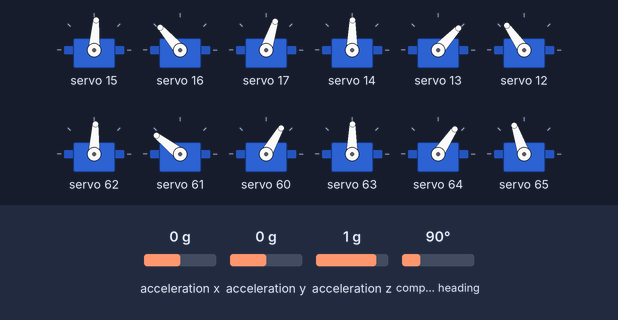
The program below on a simulated ESP32-S3. On the bench: 12 × servo. Inputs (shaded band) come from the test bench; at power-on: acceleration x 0 g, acceleration z 1 g, acceleration y 0 g, compass heading 90°. No radio packets arrive unless stated; what the program prints to the serial monitor is not drawn.

Above: at 2.2 s.
2.3 s: acceleration x set to -1.4 g
At 3.54 s:
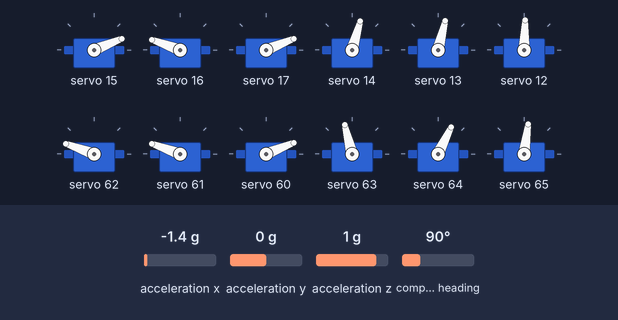
5.3 s: acceleration z set to -1.4 g
At 6.2 s:
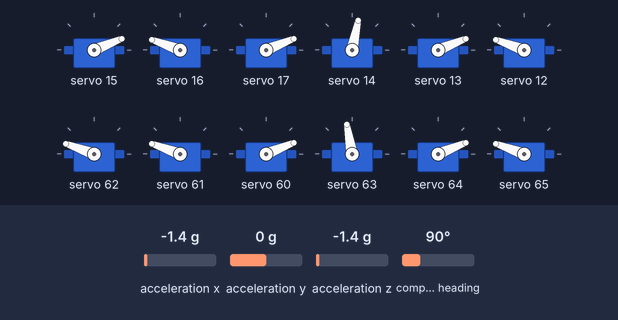
6.8 s: acceleration y set to -1.4 g
At 7.8 s:
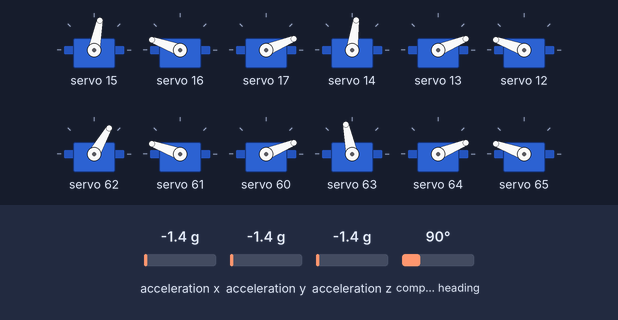
9.8 s: acceleration y set to 0.8 g
At 10.5 s:
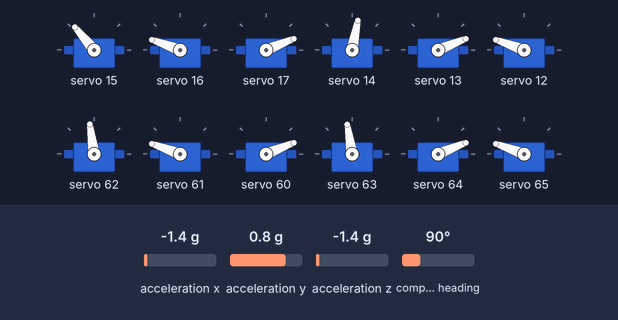
12.8 s: acceleration z set to -0.8 g
At 13.19 s:
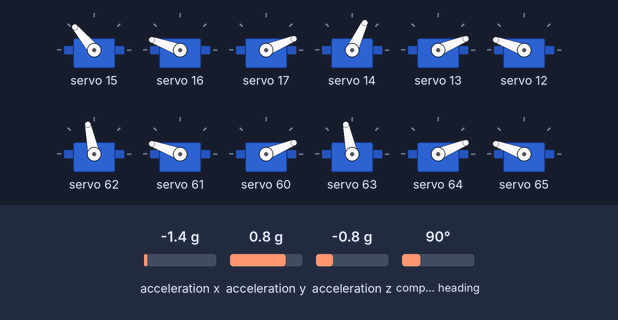
15.8 s: acceleration x set to 0 g
At 16.44 s:
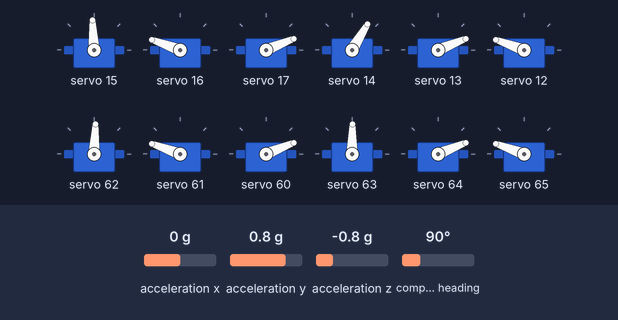
Timing chart, 0 to 19.8 s (numbered marks = the images above; inputs shaded):
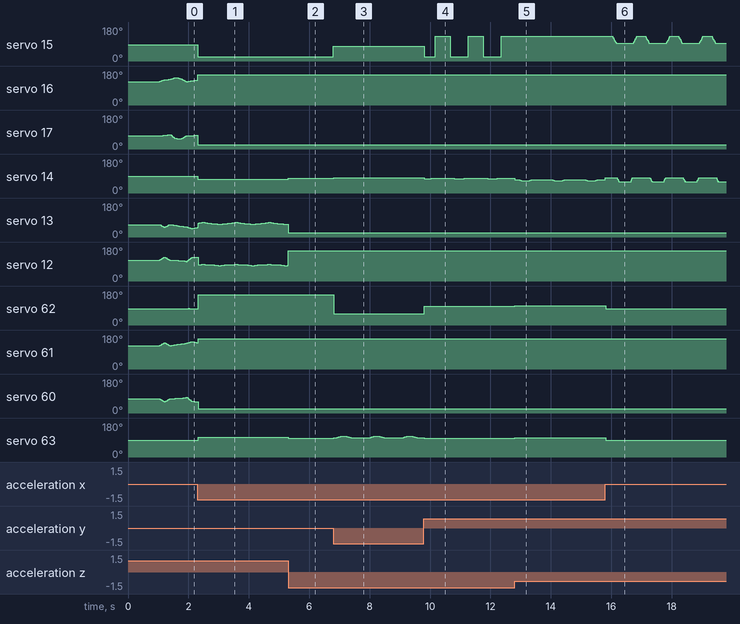

The program:

main.cpp
```cpp
#include <allIncludes.h>

#define CONTROLLER
#define CONTROLLERA


singleCycle parseData(String input);

//------------------------------------------------------------------------------------------------
//angle goal values
double xAngle = 0;
double yAngle = 0;
double zAngle = 0;

double xAngleV = 0;
double yAngleV = 0;
double zAngleV = 0;


//------------------------------------------------------------------------------------------------
//angle variables
double yPreRot= 0, zPreRot = 0;
double yRot= 0, zRot = 0;


//------------------------------------------------------------------------------------------------
//PID setup for gyro
double Kp= .25, Ki=.01, Kd =0;
double angleGoal = 0;


//------------------------------------------------------------------------------------------------
//motor driver setup
#define SERVO_FREQ 50
Adafruit_PWMServoDriver pwm = Adafruit_PWMServoDriver(0x60);
Adafruit_PWMServoDriver pwm1 = Adafruit_PWMServoDriver(0x7C);


//------------------------------------------------------------------------------------------------
//location variables
Cords aCords;
Cords bCords;
Cords cCords;
Cords dCords;


Cords AcurrentPosition;
Cords BcurrentPosition;
Cords CcurrentPosition;
Cords DcurrentPosition;

//------------------------------------------------------------------------------------------------
// Motor, Leg, kinematics, interpolation set up
//float LlimitV, float HlimitV, bool directionV, float offsetV)
singleCycle activeOffsets;

motor aHipM(&pwm, aHip, 45, 135, true, &(activeOffsets.legPositions[0]));
motor aKneeM(&pwm, aKnee, 0, 180, false, &(activeOffsets.legPositions[1]));
motor aAnkleM(&pwm, aAnkle, 0, 180, true, &(activeOffsets.legPositions[2]));

motor bHipM(&pwm, bHip, 45, 135, false, &(activeOffsets.legPositions[3]));
motor bKneeM(&pwm, bKnee, 0, 180, true, &(activeOffsets.legPositions[4]));
motor bAnkleM(&pwm, bAnkle, 0, 180, false, &(activeOffsets.legPositions[5]));

motor cHipM(&pwm1, cHip, 45, 135, false, &(activeOffsets.legPositions[6]));
motor cKneeM(&pwm1, cKnee, 0, 180, false, &(activeOffsets.legPositions[7]));
motor cAnkleM(&pwm1, cAnkle, 0, 180, true, &(activeOffsets.legPositions[8]));

motor dHipM(&pwm1, dHip, 45, 135, true, &(activeOffsets.legPositions[9]));
motor dKneeM(&pwm1, dKnee, 0, 180, true, &(activeOffsets.legPositions[10]));
motor dAnkleM(&pwm1, dAnkle, 0, 180, false, &(activeOffsets.legPositions[11]));


//------------------------------------------------------------------------------------------------
//each leg object
leg Aleg(&aHipM, &aKneeM, &aAnkleM, 'A');
leg Bleg(&bHipM, &bKneeM, &bAnkleM, 'B');
leg Cleg(&cHipM, &cKneeM, &cAnkleM, 'C');
leg Dleg(&dHipM, &dKneeM, &dAnkleM, 'D');


//------------------------------------------------------------------------------------------------
//kinematic objects
kinematics AlegK(&Aleg);
kinematics BlegK(&Bleg);
kinematics ClegK(&Cleg);
kinematics DlegK(&Dleg);


//------------------------------------------------------------------------------------------------
//Ramp(interpolation) objects
rampLeg aLegR(aHip);
rampLeg bLegR(bHip);
rampLeg cLegR(cHip);
rampLeg dLegR(dHip);


//------------------------------------------------------------------------------------------------
//gyro
#define BNO055_SAMPLERATE_DELAY_MS (100)
Adafruit_BNO055 bno = Adafruit_BNO055(55, 0x28, &Wire);
sensors_event_t event;


//------------------------------------------------------------------------------------------------
//PID creation
PID yPID(&yPreRot, &yRot, &angleGoal, Kp, Ki, Kd, DIRECT);
PID zPID(&zPreRot, &zRot, &angleGoal, Kp, Ki, Kd, DIRECT);


//------------------------------------------------------------------------------------------------
//radio
PayloadStruct payload;
//RF24 radio(ce, csn)
RF24 radio(14,13);
bool newData = false;
#ifdef CONTROLLER
int oldState = 0;
const byte thisSlaveAddress[5] = {'R','x','A','A','A'};
#endif

//CE = 12,
//CSN = 18
//sck = 13
//MISO = 17
//MOSI = 8
//------------------------------------------------------------------------------------------------
//more (different) location variables
Cords basicStand;

float cycleTime = 50;
float moveBackDistance = -50;
float moveUpDistance =-30;
//AxH,AxLR,AxFB,BxH,BxLR,BxFB,CxH,CxLR,CxFB,DxH,DxLR,DxFB
singleCycle walking0(0,0,moveBackDistance/3, // moving back
                    moveUpDistance,0,2*moveBackDistance/3, //returning to 0
                    moveUpDistance,0,2*moveBackDistance/3, //returning to 0
                    0,0,moveBackDistance/3); // moving back


singleCycle walking1(0,0,2*moveBackDistance/3, // moving back
                    moveUpDistance,0,moveBackDistance/3, //returning to 0
                    moveUpDistance,0,moveBackDistance/3,+//returning to 0
                    0,0,2*moveBackDistance/3); // moving back


singleCycle walking2(0,0,moveBackDistance, //moved back
                    0,0,0, //back at 0
                    0,0,0, //back at 0
                    0,0,moveBackDistance); //moved back


singleCycle walking3(moveUpDistance,0,2*moveBackDistance/3, //returning to 0
                    0,0,moveBackDistance/3, //moving back
                    0,0,moveBackDistance/3, //moving back
                    moveUpDistance,0,2*moveBackDistance/3); //returning to 0

singleCycle walking4(moveUpDistance,0,moveBackDistance/3, //returning to 0
                    0,0,2*moveBackDistance/3, // moving back
                    0,0,2*moveBackDistance/3, // moving back
                    moveUpDistance,0,moveBackDistance/3); //returning to 0

singleCycle walking5(0,0,0, //back at 0
                    0,0,moveBackDistance, //moved back
                    0,0,moveBackDistance, //moved back
                    0,0,0); //back at 0


//switch to size of instead of a strict n value
singleCycle walking[] = {walking0,walking1,walking2,walking3,walking4,walking5};
movementCycles walkForward(6, false,true,1000,walking);


cycleControl walkForwardCycle(&walkForward,
                              &aLegR,&bLegR,&cLegR,&dLegR,
                              &AlegK,&BlegK,&ClegK,&DlegK,
                              &aCords,&bCords,&cCords,&dCords);


singleCycle recievedPositions;

void setup() {
  //start busses
  //start Serial
  Serial.begin(115200);
  Serial.println("Serial Active");


  //------------------------------------------------------------------------------------------------
  //Start I2C
  Wire.begin(04,05); //SDA, SCL
  Serial.println("IC2 Active");

  //------------------------------------------------------------------------------------------------
  //start SPI bus for NRF2401
  #ifdef CONTROLLER
    //SPI.begin(SCK, MISO, MOSI);
    SPI.begin(12, 10, 11);
    //SPI.beginTransaction(SPISettings(1000000, MSBFIRST, SPI_MODE0));

  #endif

  //------------------------------------------------------------------------------------------------
  //enable the controller
  #ifdef CONTROLLER
  //start radio
    radio.begin();
    radio.setPALevel(RF24_PA_MAX);
    radio.setDataRate(RF24_250KBPS);
    radio.openReadingPipe(1, thisSlaveAddress);
    radio.startListening();
    Serial.println("radio Active");
  #endif


  applyBaseOffsets();


  // //------------------------------------------------------------------------------------------------
  // //Set up PCA9685s / motor drivers
  pwm.begin();
  pwm.setOscillatorFrequency(27000000);
  pwm.setPWMFreq(SERVO_FREQ);  // Analog servos run at ~50 Hz updates
  delay(10);
  pwm1.begin();
  pwm1.setOscillatorFrequency(27000000);
  pwm1.setPWMFreq(SERVO_FREQ);  // Analog servos run at ~50 Hz updates


  // //------------------------------------------------------------------------------------------------
  // start gyro
  bno.begin();

  Serial.println("gyro Started");

  // if(!bno.begin()){
  //   Serial.print("Gyro Error");
  //   while(1);
  // }
  bno.setExtCrystalUse(true);
  delay(1000);
  Serial.println("Gyro Active");


  // //------------------------------------------------------------------------------------------------
  // //limit PID values to keep motors in safe range
  yPID.SetOutputLimits(-20.0,20.0);
  zPID.SetOutputLimits(-20.0,20.0);

  //set the pid mode
  yPID.SetMode(AUTOMATIC);
  zPID.SetMode(AUTOMATIC);
  Serial.println("PID Active");


  // //------------------------------------------------------------------------------------------------
  //where in the walk cycle the robot is at. Way to share state across all movements
  //setCycle();

  //set legs to stand in some default form
  basicStand.xH = 100;
  basicStand.xLR = 0;
  basicStand.xFB = 0;

  AcurrentPosition.xH=130;
  BcurrentPosition.xH=130;
  CcurrentPosition.xH=130;
  DcurrentPosition.xH=130;
  standing_0();

  // Sets all RAMPS to go to 0 in all joints in all legs
  //resetAll();

}

void loop() {
  bno.getEvent(&event);
  aCords.yRot = event.orientation.y;
  bCords.yRot = event.orientation.y;
  cCords.yRot = event.orientation.y;
  dCords.yRot = event.orientation.y;

  aCords.zRot = event.orientation.z;
  bCords.zRot = event.orientation.z;
  cCords.zRot = event.orientation.z;
  dCords.zRot = event.orientation.z;
  walkForwardCycle.continueCycle(AcurrentPosition,BcurrentPosition,CcurrentPosition,DcurrentPosition);
  // Serial.print("A: ");
  // Serial.print(aCords.xH);
  // Serial.print(" D: ");
  // Serial.print(dCords.xH);

  // Serial.print("B: ");
  // Serial.print(bCords.xH);
  // Serial.print(" C: ");
  // Serial.println(cCords.xH);


// if (Serial.available() > 0) {
//                 // Read the incoming data into a string
//                 String input = Serial.readStringUntil('\n');
//                 recievedPositions = parseData(input);
//                 //activeOffsets.setOffsets(recievedOffsets);
//                 //standing_0();
//   }
// Aleg.setAngles(recievedPositions.aHipV,recievedPositions.aKneeV,recievedPositions.aAnkleV);
// Bleg.setAngles(recievedPositions.bHipV,recievedPositions.bKneeV,recievedPositions.bAnkleV);
// Cleg.setAngles(recievedPositions.cHipV,recievedPositions.cKneeV,recievedPositions.cAnkleV);
// Dleg.setAngles(recievedPositions.dHipV,recievedPositions.dKneeV,recievedPositions.dAnkleV);
  // //Serial.print(dAnkleM.Degree);

  // // //standing_0();

  // // //bKneeM.setDegree(0);
  // // //FWalk_2(yAngleV, zAngleV);
  // // //update radio

  // getData();
  // //payload.state = 0;

  // //payload.state == 0;
  // //------------------------------------------------------------------------------------------------
  // // //update gyro
  // bno.getEvent(&event);

  // Serial.print("x: ");
  // Serial.print(event.orientation.x);
  // Serial.print(" y: ");
  // Serial.print(event.orientation.y);
  // Serial.print(" z: ");
  // Serial.println(event.orientation.z);
  // //delay(100);
  // if(payload.gyro == 1){
  //   yPreRot = event.orientation.y;
  //   zPreRot = event.orientation.z;
  //   if(payload.PID == 1){
  //     yPID.Compute();
  //     zPID.Compute();
  //     //yAngleV = yRot;
  //     //zAngleV = zRot;
  //   }else{
  //     yAngleV =  event.orientation.y;
  //     zAngleV =  event.orientation.z;
  //   }

  // }else{
  //   yAngleV = 0;
  //   zAngleV = 0;
  // }

  // // Serial.print("y: ");
  // //   Serial.print(yAngleV);
  // //   Serial.print("    z: ");
  // //   Serial.println(zAngleV);


  // //------------------------------------------------------------------------------------------------
  // #ifdef CONTROLLERA
  //   //switch modes and saftey mode
  //   if(payload.eStop != 1){
  //     wakeup_9();
  //     if(oldState !=payload.state){
  //         // aLegR.setCycle(0);
  //         // bLegR.setCycle(3);
  //         // cLegR.setCycle(3);
  //         // dLegR.setCycle(0);
  //     }
  //     switch (payload.state) {
  //       case 0:{ //standing
  //           standing_0();
  //         break;
  //       }
  //       case 1:{ //IK mode
  //           IK_1(0,yAngle,zAngle);
  //         break;
  //       }
  //       case 2:{//FWalk
  //           FWalk_2(xAngleV,yAngleV);
  //         break;
  //       }
  //       case 3:{ //
  //           FTurn_3(xAngleV,yAngleV);
  //         break;
  //       }
  //       case 4:{ //user
  //           User_4(xAngleV,yAngleV);
  //         break;
  //       }
  //       case 5:{ //used to install new motors
  //       if (Serial.available() > 0) {
  //               // Read the incoming data into a string
  //               String input = Serial.readStringUntil('\n');
  //               positions recievedOffsets = parseData(input);
  //               activeOffsets.setOffsets(recievedOffsets);
  //               standing_0();
  //             }
  //             break;
  //       }
  //       case 6:{ //motor offset setup
  //             if (Serial.available() > 0) {
  //               // Read the incoming data into a string
  //               String input = Serial.readStringUntil('\n');
  //               positions recievedOffsets = parseData(input);
  //               activeOffsets.setOffsets(recievedOffsets);
  //               standing_0();
  //             }
  //             break;
  //          }
  //       case 7:{
  //           if (Serial.available() > 0) {
  //             // Read the incoming data into a string
  //             String input = Serial.readStringUntil('\n');
  //             positions recievedPositions = parseData(input);
  //             aHipM.setDegree(90);
  //             aKneeM.setDegree(45);
  //             aAnkleM.setDegree(0);
  //             bHipM.setDegree(90);
  //             bKneeM.setDegree(45);
  //             bAnkleM.setDegree(0);
  //             cHipM.setDegree(90);
  //             cKneeM.setDegree(45);
  //             cAnkleM.setDegree(0);
  //             dHipM.setDegree(90);
  //             dKneeM.setDegree(45);
  //             dAnkleM.setDegree(0);
  //           }
  //           break;
  //          }
  //     default:
  //         break;
  //       }
  //   }else{
  //       Default_9(); //turns off motors
  //   }
  //   oldState = payload.state;
  // #endif
}

//gets data from radio, checks if data was recieved
void getData(){
   if (radio.available()) {
    radio.read(&payload, sizeof(payload));
    newData = true;
  //  }else{
  //   payload.eStop ==true;
  }

}


singleCycle parseData(String input) {
  singleCycle receivedValues;
  const int numFloats = 12;
  float values[numFloats];
  // Create an index for storing float values
  int index = 0;

  // Split the input string using a delimiter (assuming comma-separated values)
  int startIndex = 0;
  int endIndex = input.indexOf(',');

  while (endIndex != -1 && index < numFloats) {
    // Convert the substring to a float and store it in the values array
    values[index] = input.substring(startIndex, endIndex).toFloat();
    index++;

    // Update the indices for the next substring
    startIndex = endIndex + 1;
    endIndex = input.indexOf(',', startIndex);
  }

  // Handle the last value after the last comma
  if (index < numFloats) {
    values[index] = input.substring(startIndex).toFloat();  // This handles the last value in the string
  }

  receivedValues.legPositions[0] = values[0];
  receivedValues.legPositions[1] = values[1];
  receivedValues.legPositions[2] = values[2];
  receivedValues.legPositions[3] = values[3];
  receivedValues.legPositions[4] = values[4];
  receivedValues.legPositions[5] = values[5];
  receivedValues.legPositions[6] = values[6];
  receivedValues.legPositions[7] = values[7];
  receivedValues.legPositions[8] = values[8];
  receivedValues.legPositions[9] = values[9];
  receivedValues.legPositions[10] = values[10];
  receivedValues.legPositions[11] = values[11];
  return receivedValues;
}
```

kinematicsClass.h
```cpp
#include <Kinematics/legClass.h>
#include <robotConstants.h>
#include <Motion/cordsClass.h>
#include <externFunctions.h>

#ifndef kinematicsClass
#define kinematicsClass
class kinematics{
  private:
  leg *legC;

  public:
  kinematics(leg* legV){
    legC = legV;
  }

  void mainKinematics(Cords position){
    //code to convert angles to change in positions
    float modZd;
    float modYd;
    float xHz;
    float xHy;
    float xFBz;
    float xLRy;

    xHz = zHalfDis * sin(decrad(position.zRot));
    modZd = zHalfDis * cos(decrad(position.zRot));

    if(legC->getLegName() == 'C' || legC->getLegName() == 'D'){
      position.xH -= xHz;
      position.xFB -= modZd - zHalfDis;
    }else{
      position.xH += xHz;
      position.xFB += modZd - zHalfDis;
    }


    xHy = yHalfDis * sin(decrad(position.yRot));
    modYd = yHalfDis * cos(decrad(position.yRot));

  if(legC->getLegName() == 'B' || legC->getLegName() == 'D'){
    position.xH -= xHy;
    position.xLR -= modYd - yHalfDis;
  }else{
    position.xH += xHy;
    position.xLR += modYd - yHalfDis;
  }

    if(position.xH > 134){
      position.xH = 134;
    }

    float innerLegLength = pytherm(position.xH, Ldis + position.xLR);
    float modLegL = pythermhypt(Ldis, innerLegLength);
    float innerAngleA = acos(position.xH / innerLegLength);
    innerAngleA = raddec(innerAngleA);
    float innerAngleB = acos(Ldis / innerLegLength);
    innerAngleB = raddec(innerAngleB);
    float modLegLL = pytherm(position.xFB, modLegL);
    float innerAngleKneeA = acos(modLegL / modLegLL);
    innerAngleKneeA = raddec(innerAngleKneeA);
    float outerAngleKneeB = loc(aLength, modLegLL, bLength);
    float kneeAngle = loc(aLength, bLength, modLegLL);
    if (position.xFB <= 0){
      legC->setAngles(innerAngleA + innerAngleB, 90-(outerAngleKneeB + innerAngleKneeA), kneeAngle);
    }else{
      legC->setAngles(innerAngleA + innerAngleB, 90-(outerAngleKneeB-innerAngleKneeA), kneeAngle);
    }

  }
};
#endif
```

legClass.h
```cpp
#include <Kinematics/motorClass.h>

#ifndef legClass
#define legClass
class leg{
  motor* hip;
  motor* knee;
  motor* ankle;
  char name;
  public:
    leg(motor* hipV, motor* kneeV, motor* ankleV, const char nameV){
      hip = hipV;
      knee = kneeV;
      ankle = ankleV;
      name = nameV;
    }

    void setAngles(float hipV, float kneeV, float ankleV){
      hip->setDegree(hipV);
      knee->setDegree(kneeV);
      ankle->setDegree(ankleV);
    }
    char getLegName(){
      return name;
    }
};
#endif
```

Source omitted: motorClass.h (1003 bytes), cordsClass.h (635 bytes), cycleControlClass.h (3652 bytes), movementCyclesClass.h (833 bytes), rampLegClass.h (1267 bytes), singleCycleClass.h (2205 bytes), payloadStruct.h (317 bytes), allIncludes.h (802 bytes), externFunctions.h (910 bytes), motorOffsets.h (394 bytes), robotConstants.h (581 bytes), Modes.cpp (3170 bytes) and 2 more

Measured:
- after the input at 2.3 s, servo 15: 86° → 22° at once; servo 14: 89° → 74° at once; servo 63: 89° → 104° at once
- after the input at 5.3 s, servo 14: 74° → 78° at once; servo 63: 104° → 100° at once
- after the input at 6.8 s, servo 15: 22° → 79° at once; servo 14: 78° → 82° at once; servo 62: 160° → 60° at once; servo 63: 100° → 102° at once, then repeats every 1.1 s: 103° 0.03 s, 104° 0.04 s, 106° 0.04 s, 107° 0.04 s, 109° 0.20 s, 108° 0.03 s, 106° 0.04 s, 105° 0.02 s, 104° 0.05 s, 102° 0.63 s
- after the input at 9.8 s, servo 15: 79° → 22° at once, then repeats every 1.1 s: 130° 0.50 s, 22° 0.59 s; servo 14: 82° → 76° at once, then repeats every 1.1 s: 77° 0.05 s, 78° 0.05 s, 79° 0.59 s, 78° 0.05 s, 77° 0.05 s, 76° 0.32 s; servo 62: 60° → 99° at once, then repeats every 1.1 s: 98° 0.78 s, 99° 0.32 s
- after the input at 12.8 s, servo 15: stops changing and stays 130°; servo 63: 99° → 102° at once
